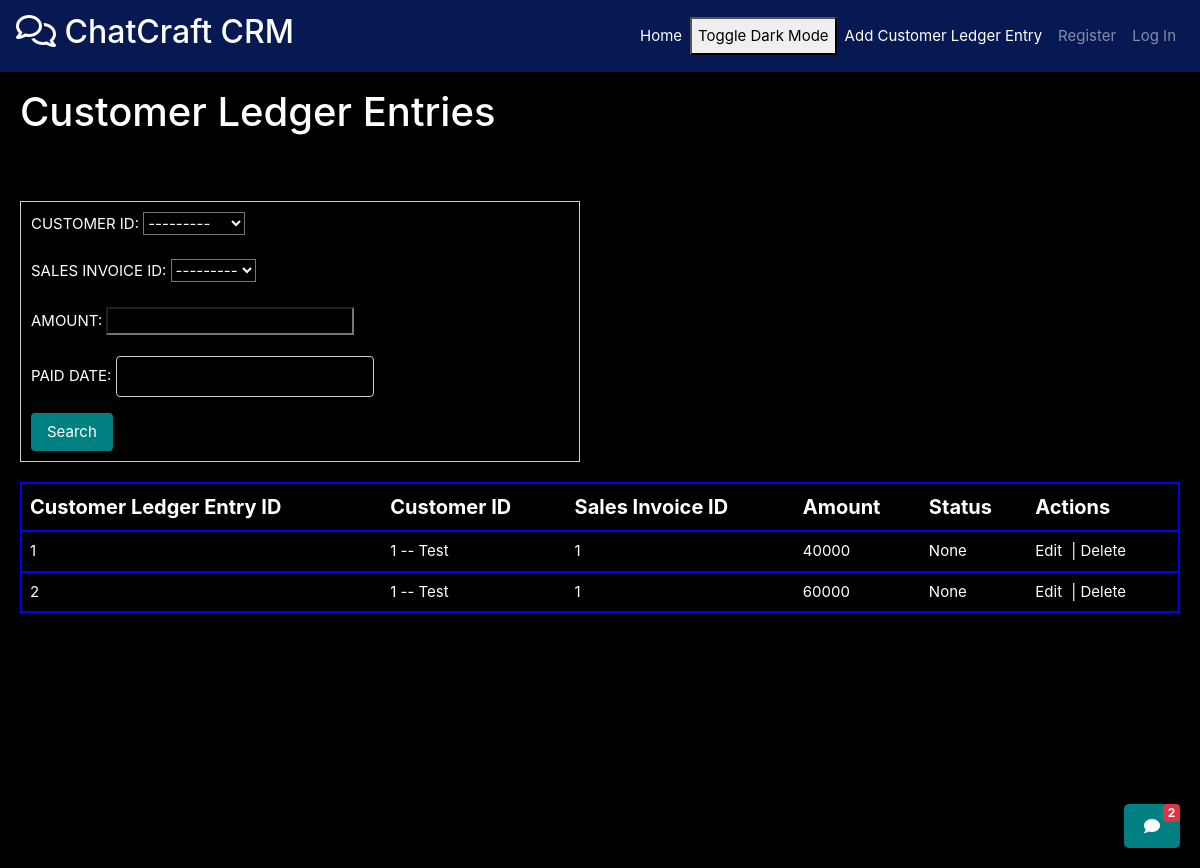
Screenshot of /customer_ledger_entries/get/ with the database file from the repository.
### customers/models.py (models this page shows)
class Customer(models.Model):
    CUSTOMER_ID=models.AutoField(primary_key=True)
    COMPANY_NAME=models.CharField(max_length=35,unique=True)
    BALANCE_DUE=models.IntegerField(default=0,blank=True,null=True)
    ADDRESS = models.CharField(max_length=35,null=True,blank=True)
    STATUS = models.CharField(max_length=35,null=True,blank=True)
    CONTACT = models.CharField(max_length=10,null=True,blank=True)
    def __str__(self):
        return f"{self.CUSTOMER_ID} -- {self.COMPANY_NAME}"

### sales_invoices/models.py (models this page shows, shortened)
class SalesInvoice(models.Model):
    SALES_INVOICE_ID = models.AutoField(primary_key=True)
    SALES_ORDER_ID = models.ForeignKey(SalesOrder, on_delete=models.CASCADE, db_column="SALES_ORDER_ID")
    CUSTOMER_ID = models.ForeignKey(Customer, on_delete=models.CASCADE, db_column="CUSTOMER_ID", null=True, blank=True)
    TOTAL_AMOUNT = models.IntegerField(null=True, blank=True)
    TOTAL_ITEMS = models.IntegerField(null=True, blank=True)
    INVOICE_DATE = models.DateField(null=True, blank=True,default=datetime.now().date())
    STATUS = models.CharField(max_length=35, null=True, blank=True)
    def __str__(self):
        return f"{self.SALES_INVOICE_ID}"

### customer_ledger_entries/models.py (models this page shows)
class CustomerLedgerEntry(models.Model):
    CUSTOMER_LEDGER_ENTRY_ID=models.AutoField(primary_key=True)
    CUSTOMER_ID=models.ForeignKey(Customer,on_delete=models.CASCADE,db_column="CUSTOMER_ID")
    SALES_INVOICE_ID = models.ForeignKey(SalesInvoice,on_delete=models.CASCADE,db_column="SALES_INVOICE_ID")
    AMOUNT=models.IntegerField(null=True)
    PAID_DATE = models.DateField(null=True,blank=True)

### customer_ledger_entries/views.py (the view)
# urls.py: path('get/',views.getCustomerLedgerEntry),
def getCustomerLedgerEntry(request : HttpRequest):
    data = request.GET
    CustomerLedgerEntries = CustomerLedgerEntry.objects.all()
    filter_fields =["CUSTOMER_LEDGER_ENTRY_ID", "CUSTOMER_ID", "SALES_INVOICE_ID", "AMOUNT", "PAID_DATE"]
    for field in filter_fields:
        param_value = data.get(field)
        if param_value:
            CustomerLedgerEntries = CustomerLedgerEntries.filter(**{field: param_value})
        print(CustomerLedgerEntries)
    CustomerLedgerEntrieslist = []
    for customerledger in CustomerLedgerEntries:
        customer_ledger_details = {
            "CUSTOMER_LEDGER_ENTRY_ID":customerledger.CUSTOMER_LEDGER_ENTRY_ID,
            "CUSTOMER_ID": str(customerledger.CUSTOMER_ID),
            "SALES_INVOICE_ID": str(customerledger.SALES_INVOICE_ID),
            "AMOUNT": customerledger.AMOUNT,
            "PAID_DATE": str(customerledger.PAID_DATE),
        }
        CustomerLedgerEntrieslist.append(customer_ledger_details)
    ledger_data = json.dumps(CustomerLedgerEntrieslist, indent=4)
    return render(request, 'CustomerLedgerEntry/display_customer_ledger_entries.html', {'CustomerLedgerEntries':CustomerLedgerEntries,'form':CustomerLedgerEntryForm()})

### customer_ledger_entries/forms.py
class CustomerLedgerEntryForm(forms.ModelForm):
    class Meta:
        model = CustomerLedgerEntry
        fields = ["CUSTOMER_LEDGER_ENTRY_ID", "CUSTOMER_ID", "SALES_INVOICE_ID", "AMOUNT", "PAID_DATE"]  # List the fields you want to edit

### customer_ledger_entries/templates/CustomerLedgerEntry/display_customer_ledger_entries.html (shortened to what this page needs)
{% extends 'base.html' %}
{% block extra_nav %}
<li class="nav-item">
    <a class="nav-link" href="/customer_ledger_entries/add/" style="color: white;">Add Customer Ledger Entry</a>
</li>
{% endblock %}
{% block content %}
<h1 class="page-title">Customer Ledger Entries</h1>
<br><br>
<form method="get" novalidate style="width: 560px;">
    {{ form.as_p }}
    <button type="submit">Search</button>
</form>
<table class="custom-table">
    <thead>
        <tr class="table-header">
            <th>Customer Ledger Entry ID</th>
            <th>Customer ID</th>
            <th>Sales Invoice ID</th>
            <th>Amount</th>
            <th>Status</th>
            <th>Actions</th>
        </tr>
    </thead>
    <tbody>
        {% for cle in CustomerLedgerEntries %}
        <tr>
            <td>{{ cle.CUSTOMER_LEDGER_ENTRY_ID }}</td>
            <td>{{ cle.CUSTOMER_ID }}</td>
            <td>{{ cle.SALES_INVOICE_ID }}</td>
            <td>{{ cle.AMOUNT }}</td>
            <td>{{ cle.PAID_DATE }}</td>
            <td>
                <a href="/customer_ledger_entries/edit/{{ cle.CUSTOMER_LEDGER_ENTRY_ID }}/" class="action-link">Edit</a> |
                <a href="/customer_ledger_entries/delete/{{ cle.CUSTOMER_LEDGER_ENTRY_ID }}/" class="action-link">Delete</a>
            </td>
        </tr>
        {% endfor %}
    </tbody>
</table>
{% endblock %}

### templates/base.html (style rules this page uses)
body { background-repeat: no-repeat; background-attachment: fixed; background-size: cover; }
body { font-size: 15px; }
.custom-table { border-collapse: collapse; width: 100%; border: 1px solid #ccc; margin-top: 20px; overflow-y: auto; }
.custom-table th, .custom-table td { text-align: left; padding: 8px; }
.table-header { background-color: teal; color: white; }
.custom-table tr:nth-child(even) { background-color: #f2f2f2; }
.action-link { text-decoration: none; color: #007bff; margin-right: 5px; }
form { margin-top: 20px; padding: 10px; border: 1px solid #ccc; background-color: #f8f8f8; width: 50%; }
form input[type="text"] { padding: 8px; margin-right: 10px; border: 1px solid #ccc; border-radius: 4px; }
form button[type="submit"] { padding: 8px 16px; background-color: teal; border: none; color: white; border-radius: 4px; cursor: pointer; }
h1 { flex: 1; margin: 0; position: relative; }
.grid-container * { color: white; background-color: black; }
table tr { border: 2px solid blue; }
.table-header { font-size: 20px; }

### rows the page displays
Customer: CUSTOMER_ID "---------"
SalesInvoice: SALES_INVOICE_ID "---------"
CustomerLedgerEntry: CUSTOMER_LEDGER_ENTRY_ID "1", CUSTOMER_ID "1 -- Test", SALES_INVOICE_ID "1", AMOUNT "40000", PAID_DATE "None"
CustomerLedgerEntry: CUSTOMER_LEDGER_ENTRY_ID "2", CUSTOMER_ID "1 -- Test", SALES_INVOICE_ID "1", AMOUNT "60000", PAID_DATE "None"
